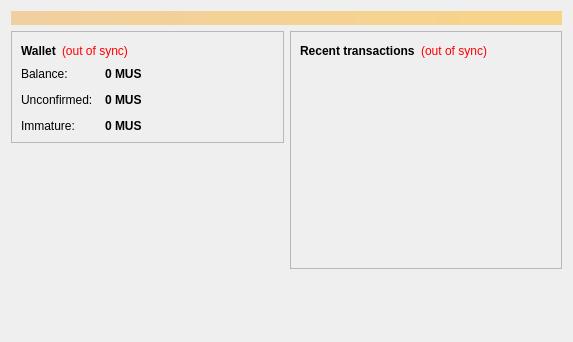
<?xml version="1.0" encoding="UTF-8"?>
<ui version="4.0">
 <class>OverviewPage</class>
 <widget class="QWidget" name="OverviewPage">
  <property name="geometry">
   <rect>
    <x>0</x>
    <y>0</y>
    <width>573</width>
    <height>342</height>
   </rect>
  </property>
  <property name="windowTitle">
   <string>Form</string>
  </property>
  <layout class="QVBoxLayout" name="topLayout">
   <item>
    <widget class="QLabel" name="labelAlerts">
     <property name="visible">
      <bool>false</bool>
     </property>
     <property name="styleSheet">
      <string notr="true">background-color: qlineargradient(x1: 0, y1: 0, x2: 1, y2: 0, stop:0 #F0D0A0, stop:1 #F8D488); color:#000000;</string>
     </property>
     <property name="wordWrap">
      <bool>true</bool>
     </property>
     <property name="margin">
      <number>3</number>
     </property>
    </widget>
   </item>
   <item>
    <layout class="QHBoxLayout" name="horizontalLayout" stretch="1,1">
     <item>
      <layout class="QVBoxLayout" name="verticalLayout_2">
       <item>
        <widget class="QFrame" name="frame">
         <property name="frameShape">
          <enum>QFrame::StyledPanel</enum>
         </property>
         <property name="frameShadow">
          <enum>QFrame::Raised</enum>
         </property>
         <layout class="QVBoxLayout" name="verticalLayout_4">
          <item>
           <layout class="QHBoxLayout" name="horizontalLayout_4">
            <item>
             <widget class="QLabel" name="label_5">
              <property name="font">
               <font>
                <weight>75</weight>
                <bold>true</bold>
               </font>
              </property>
              <property name="text">
               <string>Wallet</string>
              </property>
             </widget>
            </item>
            <item>
             <widget class="QLabel" name="labelWalletStatus">
              <property name="toolTip">
               <string>The displayed information may be out of date. Your wallet automatically synchronizes with the Musicoin network after a connection is established, but this process has not completed yet.</string>
              </property>
              <property name="styleSheet">
               <string notr="true">QLabel { color: red; }</string>
              </property>
              <property name="text">
               <string notr="true">(out of sync)</string>
              </property>
              <property name="alignment">
               <set>Qt::AlignLeading|Qt::AlignLeft|Qt::AlignVCenter</set>
              </property>
             </widget>
            </item>
            <item>
             <spacer name="horizontalSpacer_2">
              <property name="orientation">
               <enum>Qt::Horizontal</enum>
              </property>
              <property name="sizeHint" stdset="0">
               <size>
                <width>40</width>
                <height>20</height>
               </size>
              </property>
             </spacer>
            </item>
           </layout>
          </item>
          <item>
           <layout class="QFormLayout" name="formLayout_2">
            <property name="fieldGrowthPolicy">
             <enum>QFormLayout::AllNonFixedFieldsGrow</enum>
            </property>
            <property name="horizontalSpacing">
             <number>12</number>
            </property>
            <property name="verticalSpacing">
             <number>12</number>
            </property>
            <item row="0" column="0">
             <widget class="QLabel" name="label">
              <property name="text">
               <string>Balance:</string>
              </property>
             </widget>
            </item>
            <item row="0" column="1">
             <widget class="QLabel" name="labelBalance">
              <property name="font">
               <font>
                <weight>75</weight>
                <bold>true</bold>
               </font>
              </property>
              <property name="cursor">
               <cursorShape>IBeamCursor</cursorShape>
              </property>
              <property name="toolTip">
               <string>Your current balance</string>
              </property>
              <property name="text">
               <string notr="true">0 MUS</string>
              </property>
              <property name="textInteractionFlags">
               <set>Qt::LinksAccessibleByMouse|Qt::TextSelectableByKeyboard|Qt::TextSelectableByMouse</set>
              </property>
             </widget>
            </item>
            <item row="1" column="0">
             <widget class="QLabel" name="label_3">
              <property name="text">
               <string>Unconfirmed:</string>
              </property>
             </widget>
            </item>
            <item row="1" column="1">
             <widget class="QLabel" name="labelUnconfirmed">
              <property name="font">
               <font>
                <weight>75</weight>
                <bold>true</bold>
               </font>
              </property>
              <property name="cursor">
               <cursorShape>IBeamCursor</cursorShape>
              </property>
              <property name="toolTip">
               <string>Total of transactions that have yet to be confirmed, and do not yet count toward the current balance</string>
              </property>
              <property name="text">
               <string notr="true">0 MUS</string>
              </property>
              <property name="textInteractionFlags">
               <set>Qt::LinksAccessibleByMouse|Qt::TextSelectableByKeyboard|Qt::TextSelectableByMouse</set>
              </property>
             </widget>
            </item>
            <item row="2" column="0">
             <widget class="QLabel" name="labelImmatureText">
              <property name="text">
               <string>Immature:</string>
              </property>
             </widget>
            </item>
            <item row="2" column="1">
             <widget class="QLabel" name="labelImmature">
              <property name="font">
               <font>
                <weight>75</weight>
                <bold>true</bold>
               </font>
              </property>
              <property name="toolTip">
               <string>Mined balance that has not yet matured</string>
              </property>
              <property name="text">
               <string notr="true">0 MUS</string>
              </property>
              <property name="textInteractionFlags">
               <set>Qt::LinksAccessibleByMouse|Qt::TextSelectableByKeyboard|Qt::TextSelectableByMouse</set>
              </property>
             </widget>
            </item>
           </layout>
          </item>
         </layout>
        </widget>
       </item>
       <item>
        <spacer name="verticalSpacer">
         <property name="orientation">
          <enum>Qt::Vertical</enum>
         </property>
         <property name="sizeHint" stdset="0">
          <size>
           <width>20</width>
           <height>40</height>
          </size>
         </property>
        </spacer>
       </item>
      </layout>
     </item>
     <item>
      <layout class="QVBoxLayout" name="verticalLayout_3">
       <item>
        <widget class="QFrame" name="frame_2">
         <property name="frameShape">
          <enum>QFrame::StyledPanel</enum>
         </property>
         <property name="frameShadow">
          <enum>QFrame::Raised</enum>
         </property>
         <layout class="QVBoxLayout" name="verticalLayout">
          <item>
           <layout class="QHBoxLayout" name="horizontalLayout_2">
            <item>
             <widget class="QLabel" name="label_4">
              <property name="text">
               <string>&lt;b&gt;Recent transactions&lt;/b&gt;</string>
              </property>
             </widget>
            </item>
            <item>
             <widget class="QLabel" name="labelTransactionsStatus">
              <property name="toolTip">
               <string>The displayed information may be out of date. Your wallet automatically synchronizes with the Musicoin network after a connection is established, but this process has not completed yet.</string>
              </property>
              <property name="styleSheet">
               <string notr="true">QLabel { color: red; }</string>
              </property>
              <property name="text">
               <string notr="true">(out of sync)</string>
              </property>
              <property name="alignment">
               <set>Qt::AlignRight|Qt::AlignTrailing|Qt::AlignVCenter</set>
              </property>
             </widget>
            </item>
            <item>
             <spacer name="horizontalSpacer">
              <property name="orientation">
               <enum>Qt::Horizontal</enum>
              </property>
              <property name="sizeHint" stdset="0">
               <size>
                <width>40</width>
                <height>20</height>
               </size>
              </property>
             </spacer>
            </item>
           </layout>
          </item>
          <item>
           <widget class="QListView" name="listTransactions">
            <property name="styleSheet">
             <string notr="true">QListView { background: transparent; }</string>
            </property>
            <property name="frameShape">
             <enum>QFrame::NoFrame</enum>
            </property>
            <property name="verticalScrollBarPolicy">
             <enum>Qt::ScrollBarAlwaysOff</enum>
            </property>
            <property name="horizontalScrollBarPolicy">
             <enum>Qt::ScrollBarAlwaysOff</enum>
            </property>
            <property name="selectionMode">
             <enum>QAbstractItemView::NoSelection</enum>
            </property>
           </widget>
          </item>
         </layout>
        </widget>
       </item>
       <item>
        <spacer name="verticalSpacer_2">
         <property name="orientation">
          <enum>Qt::Vertical</enum>
         </property>
         <property name="sizeHint" stdset="0">
          <size>
           <width>20</width>
           <height>40</height>
          </size>
         </property>
        </spacer>
       </item>
      </layout>
     </item>
    </layout>
   </item>
  </layout>
 </widget>
 <resources/>
 <connections/>
</ui>
